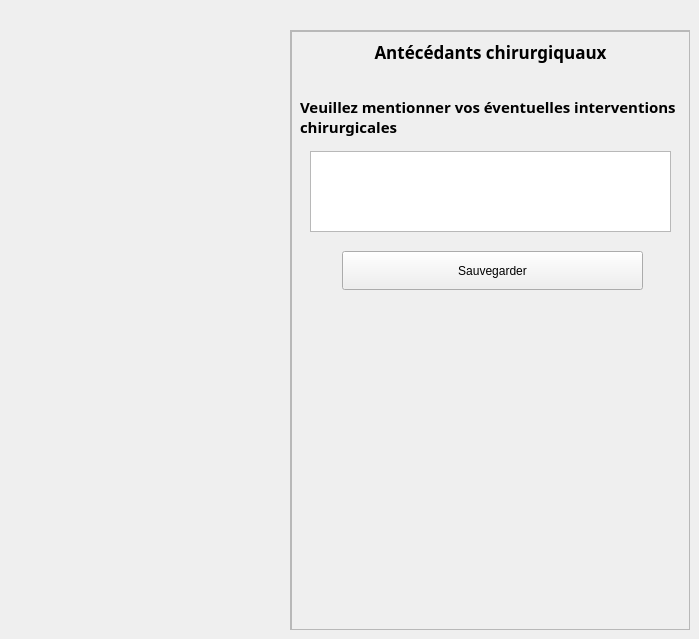
                       <widget class="QWidget" name="tab_15">
                        <attribute name="title">
                         <string>    Antécédants chirurgicuaux    </string>
                        </attribute>
                        <widget class="QFrame" name="frame_27">
                         <property name="geometry">
                          <rect>
                           <x>290</x>
                           <y>30</y>
                           <width>400</width>
                           <height>600</height>
                          </rect>
                         </property>
                         <property name="sizePolicy">
                          <sizepolicy hsizetype="Preferred" vsizetype="Preferred">
                           <horstretch>0</horstretch>
                           <verstretch>0</verstretch>
                          </sizepolicy>
                         </property>
                         <property name="minimumSize">
                          <size>
                           <width>400</width>
                           <height>600</height>
                          </size>
                         </property>
                         <property name="maximumSize">
                          <size>
                           <width>16777215</width>
                           <height>600</height>
                          </size>
                         </property>
                         <property name="frameShape">
                          <enum>QFrame::StyledPanel</enum>
                         </property>
                         <property name="frameShadow">
                          <enum>QFrame::Raised</enum>
                         </property>
                         <layout class="QHBoxLayout" name="horizontalLayout_16">
                          <property name="spacing">
                           <number>0</number>
                          </property>
                          <property name="leftMargin">
                           <number>0</number>
                          </property>
                          <property name="topMargin">
                           <number>0</number>
                          </property>
                          <property name="rightMargin">
                           <number>0</number>
                          </property>
                          <property name="bottomMargin">
                           <number>0</number>
                          </property>
                          <item>
                           <widget class="QFrame" name="frame_28">
                            <property name="sizePolicy">
                             <sizepolicy hsizetype="Expanding" vsizetype="Preferred">
                              <horstretch>0</horstretch>
                              <verstretch>0</verstretch>
                             </sizepolicy>
                            </property>
                            <property name="minimumSize">
                             <size>
                              <width>400</width>
                              <height>600</height>
                             </size>
                            </property>
                            <property name="maximumSize">
                             <size>
                              <width>16777215</width>
                              <height>600</height>
                             </size>
                            </property>
                            <property name="frameShape">
                             <enum>QFrame::StyledPanel</enum>
                            </property>
                            <property name="frameShadow">
                             <enum>QFrame::Raised</enum>
                            </property>
                            <widget class="QLabel" name="label_70">
                             <property name="geometry">
                              <rect>
                               <x>9</x>
                               <y>9</y>
                               <width>381</width>
                               <height>24</height>
                              </rect>
                             </property>
                             <property name="font">
                              <font>
                               <family>Noto Sans</family>
                               <pointsize>13</pointsize>
                               <weight>75</weight>
                               <bold>true</bold>
                              </font>
                             </property>
                             <property name="text">
                              <string>Antécédants chirurgiquaux</string>
                             </property>
                             <property name="alignment">
                              <set>Qt::AlignCenter</set>
                             </property>
                            </widget>
                            <widget class="QWidget" name="widget_20" native="true">
                             <property name="geometry">
                              <rect>
                               <x>9</x>
                               <y>60</y>
                               <width>381</width>
                               <height>241</height>
                              </rect>
                             </property>
                             <widget class="QWidget" name="widget_75" native="true">
                              <property name="geometry">
                               <rect>
                                <x>10</x>
                                <y>60</y>
                                <width>361</width>
                                <height>81</height>
                               </rect>
                              </property>
                              <layout class="QVBoxLayout" name="verticalLayout_65">
                               <item>
                                <widget class="QPlainTextEdit" name="plainTextEdit_2">
                                 <property name="plainText">
                                  <string/>
                                 </property>
                                 <property name="placeholderText">
                                  <string>Tapez votre texte ici.</string>
                                 </property>
                                </widget>
                               </item>
                              </layout>
                             </widget>
                             <widget class="QLabel" name="label_71">
                              <property name="geometry">
                               <rect>
                                <x>0</x>
                                <y>0</y>
                                <width>381</width>
                                <height>51</height>
                               </rect>
                              </property>
                              <property name="font">
                               <font>
                                <family>Noto Sans</family>
                                <pointsize>11</pointsize>
                                <weight>75</weight>
                                <bold>true</bold>
                               </font>
                              </property>
                              <property name="text">
                               <string>Veuillez mentionner vos éventuelles interventions 
chirurgicales</string>
                              </property>
                             </widget>
                             <widget class="QWidget" name="widget_13" native="true">
                              <property name="geometry">
                               <rect>
                                <x>10</x>
                                <y>150</y>
                                <width>351</width>
                                <height>101</height>
                               </rect>
                              </property>
                              <widget class="QPushButton" name="pushButton_10">
                               <property name="geometry">
                                <rect>
                                 <x>32</x>
                                 <y>10</y>
                                 <width>301</width>
                                 <height>39</height>
                                </rect>
                               </property>
                               <property name="text">
                                <string>Sauvegarder</string>
                               </property>
                              </widget>
                             </widget>
                            </widget>
                           </widget>
                          </item>
                         </layout>
                        </widget>
                       </widget>
